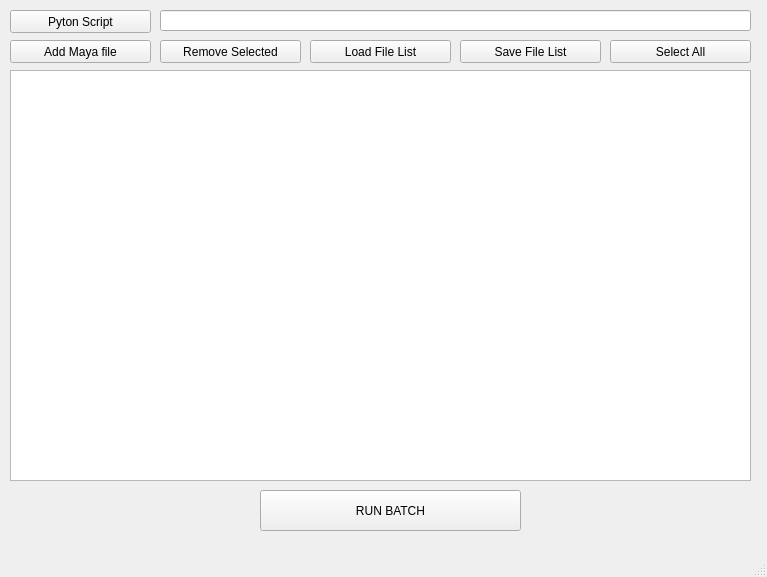
<?xml version="1.0" encoding="UTF-8"?>
<ui version="4.0">
 <class>MainWindow</class>
 <widget class="QMainWindow" name="MainWindow">
  <property name="geometry">
   <rect>
    <x>0</x>
    <y>0</y>
    <width>767</width>
    <height>577</height>
   </rect>
  </property>
  <property name="windowTitle">
   <string>Maya Batch Script</string>
  </property>
  <widget class="QWidget" name="centralwidget">
   <widget class="QLineEdit" name="script">
    <property name="geometry">
     <rect>
      <x>160</x>
      <y>10</y>
      <width>591</width>
      <height>21</height>
     </rect>
    </property>
   </widget>
   <widget class="QPushButton" name="python">
    <property name="geometry">
     <rect>
      <x>10</x>
      <y>10</y>
      <width>141</width>
      <height>23</height>
     </rect>
    </property>
    <property name="text">
     <string>Pyton Script</string>
    </property>
   </widget>
   <widget class="QListWidget" name="list">
    <property name="enabled">
     <bool>true</bool>
    </property>
    <property name="geometry">
     <rect>
      <x>10</x>
      <y>70</y>
      <width>741</width>
      <height>411</height>
     </rect>
    </property>
    <property name="selectionMode">
     <enum>QAbstractItemView::MultiSelection</enum>
    </property>
   </widget>
   <widget class="QPushButton" name="add">
    <property name="geometry">
     <rect>
      <x>10</x>
      <y>40</y>
      <width>141</width>
      <height>23</height>
     </rect>
    </property>
    <property name="text">
     <string>Add Maya file</string>
    </property>
   </widget>
   <widget class="QPushButton" name="remove">
    <property name="geometry">
     <rect>
      <x>160</x>
      <y>40</y>
      <width>141</width>
      <height>23</height>
     </rect>
    </property>
    <property name="text">
     <string>Remove Selected</string>
    </property>
   </widget>
   <widget class="QPushButton" name="load">
    <property name="enabled">
     <bool>true</bool>
    </property>
    <property name="geometry">
     <rect>
      <x>310</x>
      <y>40</y>
      <width>141</width>
      <height>23</height>
     </rect>
    </property>
    <property name="text">
     <string>Load File List</string>
    </property>
   </widget>
   <widget class="QPushButton" name="run">
    <property name="geometry">
     <rect>
      <x>260</x>
      <y>490</y>
      <width>261</width>
      <height>41</height>
     </rect>
    </property>
    <property name="autoFillBackground">
     <bool>false</bool>
    </property>
    <property name="text">
     <string>RUN BATCH</string>
    </property>
   </widget>
   <widget class="QPushButton" name="save">
    <property name="enabled">
     <bool>true</bool>
    </property>
    <property name="geometry">
     <rect>
      <x>460</x>
      <y>40</y>
      <width>141</width>
      <height>23</height>
     </rect>
    </property>
    <property name="text">
     <string>Save File List</string>
    </property>
   </widget>
   <widget class="QPushButton" name="all">
    <property name="enabled">
     <bool>true</bool>
    </property>
    <property name="geometry">
     <rect>
      <x>610</x>
      <y>40</y>
      <width>141</width>
      <height>23</height>
     </rect>
    </property>
    <property name="text">
     <string>Select All</string>
    </property>
   </widget>
  </widget>
  <widget class="QMenuBar" name="menubar">
   <property name="geometry">
    <rect>
     <x>0</x>
     <y>0</y>
     <width>767</width>
     <height>18</height>
    </rect>
   </property>
  </widget>
  <widget class="QStatusBar" name="statusbar"/>
 </widget>
 <resources/>
 <connections/>
</ui>
